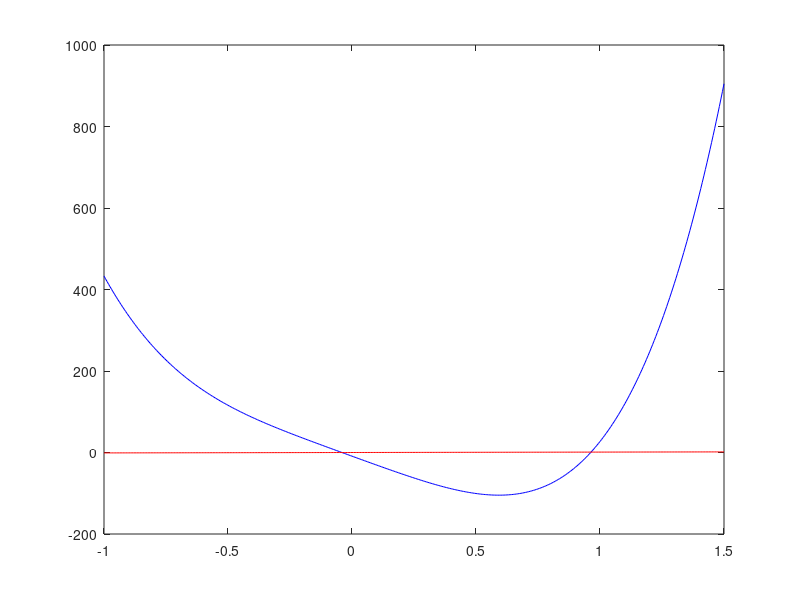
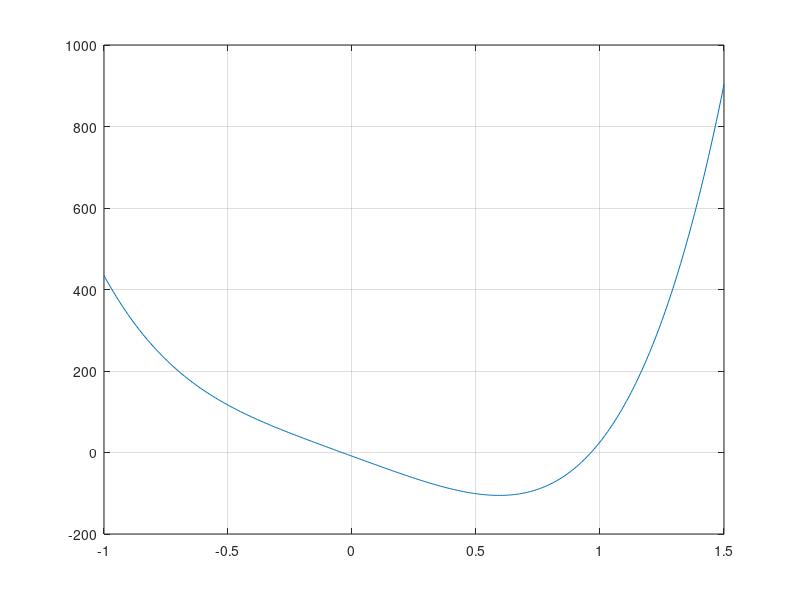

Reproduce these figures in MATLAB, in order. (Note: this script raises an error after producing the figures.)
clear all;clc
format long

P = @(x) 230*x.^4+18*x.^3+9*x.^2-221*x-9;
y = @(x) x;

x = linspace(-1,1.5,401);

figure(1)
plot(x,P(x),'b',x,y(x),'r')
#Puntos fijos en la interseccion entre p e y: 1ro en (-0.5,0.5), 2do en (0.5,1.5)

#Reescribiendo P(p)=p ---> P(p)-p=0

P_puntofijo = @(x) 230*x.^4+18*x.^3+9*x.^2-221*x-9 - x;

figure(2)
plot(x,P_puntofijo(x))
grid on;

[p1] = biseccion(P_puntofijo,-0.5,0.5,100,1e-6)

[p2] = biseccion(P_puntofijo,0.5,1.5,100,1e-6)
